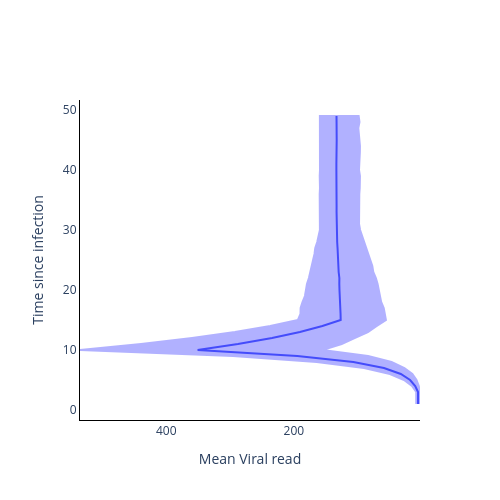

Notebook source saved alongside this figure:
### Code cell
fig = go.Figure()

fig.add_trace(
    go.Scatter(
        y=time_from_infec,
        x=np.mean(vr_val, axis=1),
        mode='lines',
        name='Mean Viral read',
        showlegend=False,
    )
)

fig.add_trace(
    go.Scatter(
        y=time_from_infec.tolist() + time_from_infec.tolist()[::-1],
        x=np.quantile(vr_val, 0.975, axis=1).tolist() + np.quantile(vr_val, 0.025, axis=1).tolist()[::-1],
        mode='lines',
        fill='toself',
        fillcolor='blue',
        line_color='blue',
        opacity=0.3,
        showlegend=False,
    )
)

# Add axis labels
fig.update_layout(
    width=500, 
    height=500,
    plot_bgcolor='white',
    xaxis=dict(
        linecolor='black',
        title = 'Mean Viral read',
        autorange='reversed'
        ),
    yaxis=dict(
        linecolor='black',
        title = 'Time since infection'),
    #legend=dict(
    #    orientation="h",
    #    yanchor="bottom",
    #    y=1.02,
    #    xanchor="right",
    #    x=1
    #)
    )

fig.write_image('images/PreyPred-Viral_read_model.pdf')
fig.show()

### Figure 1 — Plotly figure (JSON) as saved in the notebook; plotly's stock layout.template omitted (floating-point values rounded to 4 significant figures)
{"data": [{"mode": "lines", "name": "Mean Viral read", "showlegend": false, "type": "scatter", "x": [5.444, 5.448, 5.434, 9.88, 17.89, 32.44, 58.86, 106.8, 194.7, 350.9, 287.7, 234.3, 190.6, 155.4, 126.7, 126.9, 127.6, 127.7, 128.1, 128.6, 128.8, 128.7, 129.9, 130.0, 130.6, 131.0, 131.6, 132.2, 132.5, 133.0, 133.5, 133.1, 133.1, 133.1, 133.3, 133.0, 133.4, 133.1, 133.3, 133.4, 133.4, 133.1, 133.1, 133.0, 132.9, 133.0, 133.5, 133.1, 133.2], "y": [1, 2, 3, 4, 5, 6, 7, 8, 9, 10, 11, 12, 13, 14, 15, 16, 17, 18, 19, 20, 21, 22, 23, 24, 25, 26, 27, 28, 29, 30, 31, 32, 33, 34, 35, 36, 37, 38, 39, 40, 41, 42, 43, 44, 45, 46, 47, 48, 49]}, {"fill": "toself", "fillcolor": "blue", "line": {"color": "blue"}, "mode": "lines", "opacity": 0.3, "showlegend": false, "type": "scatter", "x": [8.279, 8.324, 8.3, 14.94, 27.4, 49.44, 90.01, 164.3, 295.6, 535.2, 439.6, 359.6, 292.5, 237.1, 193.7, 189.7, 189.5, 186.5, 182.7, 181.1, 179.5, 176.5, 174.6, 172.8, 169.9, 167.7, 166.5, 163.4, 161.6, 159.2, 159.3, 159.5, 160.0, 159.4, 159.2, 159.6, 159.1, 159.7, 159.5, 159.1, 159.2, 159.3, 159.1, 159.6, 159.2, 159.0, 159.6, 159.5, 159.3, 98.52, 97.21, 99.03, 98.15, 96.36, 96.48, 96.61, 96.89, 98.25, 97.95, 96.49, 96.18, 96.82, 97.48, 97.64, 97.19, 96.9, 97.06, 97.93, 96.21, 93.07, 90.41, 87.2, 84.62, 80.94, 77.09, 75.63, 71.52, 68.82, 67.05, 64.41, 63.24, 59.22, 57.5, 55.75, 70.08, 84.03, 104.8, 125.1, 155.4, 83.73, 46.97, 26.78, 14.37, 7.855, 4.255, 2.429, 2.372, 2.434], "y": [1, 2, 3, 4, 5, 6, 7, 8, 9, 10, 11, 12, 13, 14, 15, 16, 17, 18, 19, 20, 21, 22, 23, 24, 25, 26, 27, 28, 29, 30, 31, 32, 33, 34, 35, 36, 37, 38, 39, 40, 41, 42, 43, 44, 45, 46, 47, 48, 49, 49, 48, 47, 46, 45, 44, 43, 42, 41, 40, 39, 38, 37, 36, 35, 34, 33, 32, 31, 30, 29, 28, 27, 26, 25, 24, 23, 22, 21, 20, 19, 18, 17, 16, 15, 14, 13, 12, 11, 10, 9, 8, 7, 6, 5, 4, 3, 2, 1]}], "layout": {"height": 500, "plot_bgcolor": "white", "width": 500, "xaxis": {"autorange": "reversed", "linecolor": "black", "title": {"text": "Mean Viral read"}}, "yaxis": {"linecolor": "black", "title": {"text": "Time since infection"}}}}
